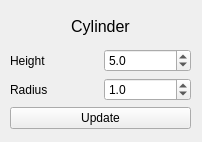
<?xml version="1.0" encoding="UTF-8"?>
<ui version="4.0">
 <class>Form</class>
 <widget class="QWidget" name="Form">
  <property name="geometry">
   <rect>
    <x>0</x>
    <y>0</y>
    <width>202</width>
    <height>142</height>
   </rect>
  </property>
  <property name="windowTitle">
   <string>Cylinder parameters</string>
  </property>
  <widget class="QWidget" name="gridLayoutWidget">
   <property name="geometry">
    <rect>
     <x>10</x>
     <y>10</y>
     <width>181</width>
     <height>119</height>
    </rect>
   </property>
   <layout class="QGridLayout" name="gridLayout">
    <item row="2" column="0">
     <widget class="QLabel" name="label_3">
      <property name="text">
       <string>Radius</string>
      </property>
     </widget>
    </item>
    <item row="2" column="1">
     <widget class="QDoubleSpinBox" name="doubleSpinBox_r">
      <property name="decimals">
       <number>1</number>
      </property>
      <property name="minimum">
       <double>0.100000000000000</double>
      </property>
      <property name="maximum">
       <double>10.000000000000000</double>
      </property>
      <property name="singleStep">
       <double>0.100000000000000</double>
      </property>
      <property name="value">
       <double>1.000000000000000</double>
      </property>
     </widget>
    </item>
    <item row="1" column="1">
     <widget class="QDoubleSpinBox" name="doubleSpinBox_h">
      <property name="decimals">
       <number>1</number>
      </property>
      <property name="minimum">
       <double>0.100000000000000</double>
      </property>
      <property name="maximum">
       <double>10.000000000000000</double>
      </property>
      <property name="singleStep">
       <double>0.100000000000000</double>
      </property>
      <property name="value">
       <double>5.000000000000000</double>
      </property>
     </widget>
    </item>
    <item row="0" column="0" colspan="2">
     <widget class="QLabel" name="label">
      <property name="text">
       <string>&lt;html&gt;&lt;head/&gt;&lt;body&gt;&lt;p align=&quot;center&quot;&gt;&lt;span style=&quot; font-size:12pt;&quot;&gt;Cylinder&lt;/span&gt;&lt;/p&gt;&lt;/body&gt;&lt;/html&gt;</string>
      </property>
     </widget>
    </item>
    <item row="1" column="0">
     <widget class="QLabel" name="label_2">
      <property name="text">
       <string>Height</string>
      </property>
     </widget>
    </item>
    <item row="3" column="0" colspan="2">
     <widget class="QPushButton" name="pushButton_update">
      <property name="text">
       <string>Update</string>
      </property>
     </widget>
    </item>
   </layout>
  </widget>
 </widget>
 <resources/>
 <connections/>
</ui>
